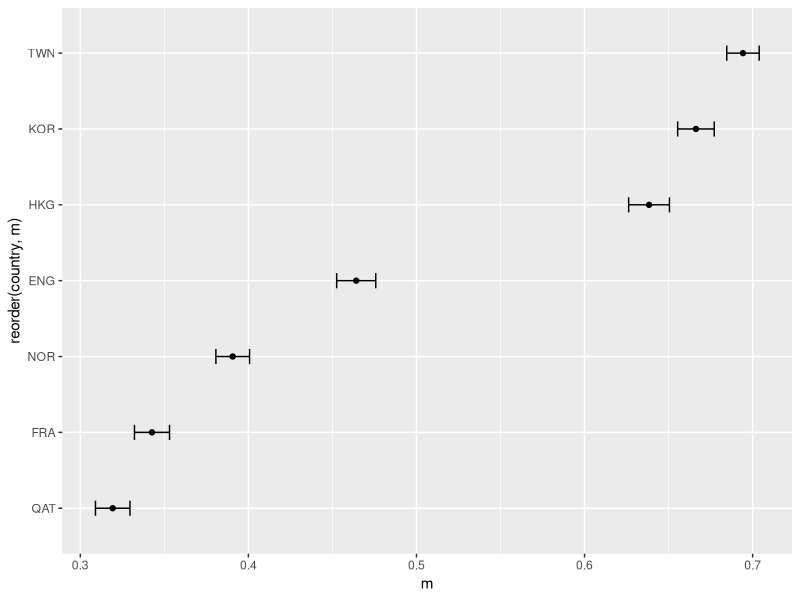
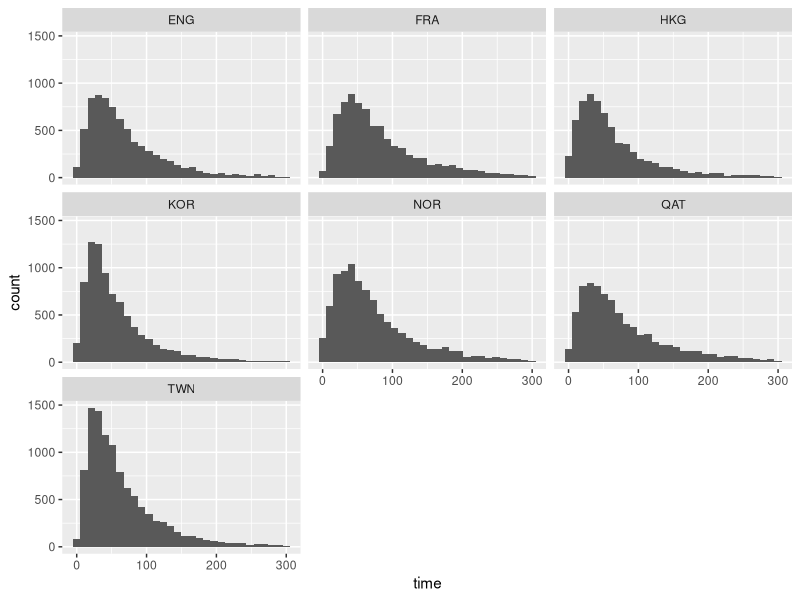
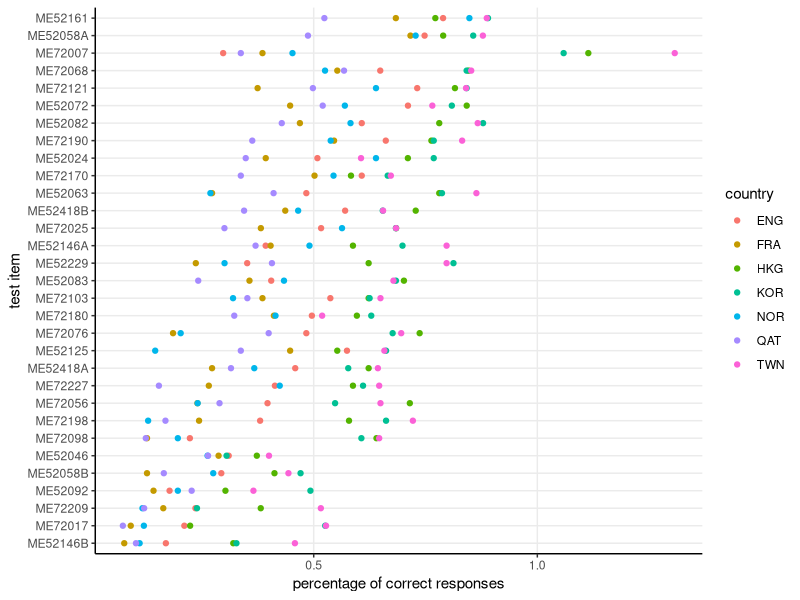
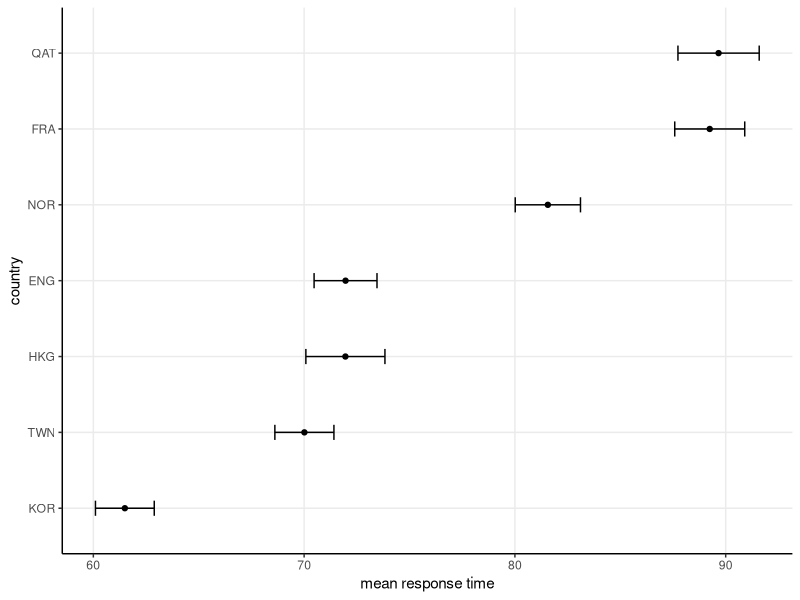
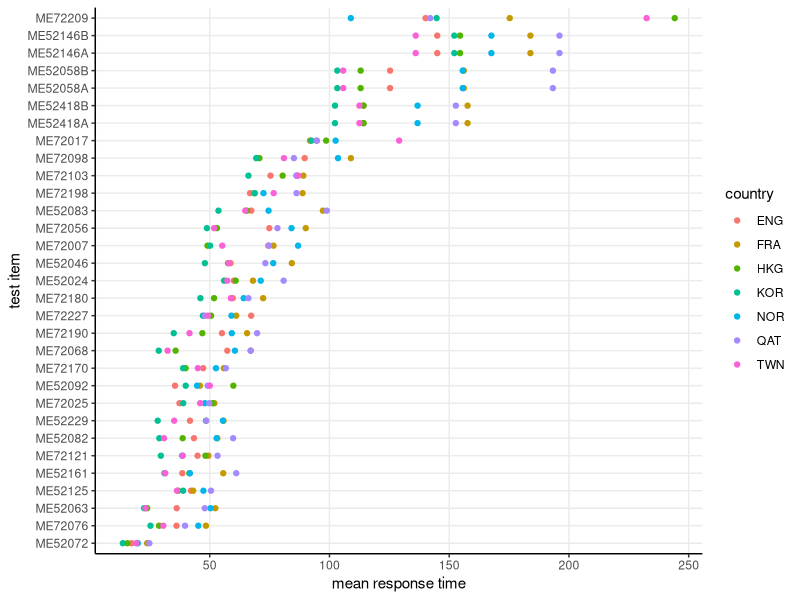
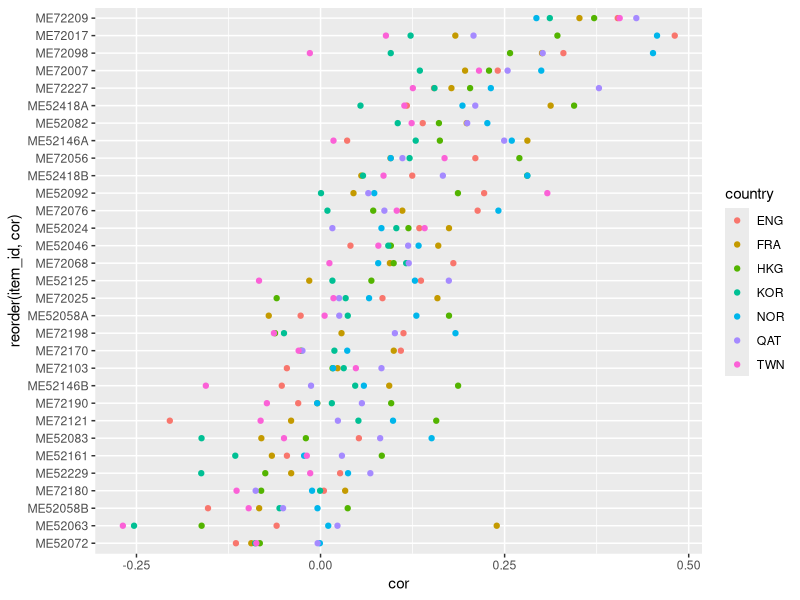
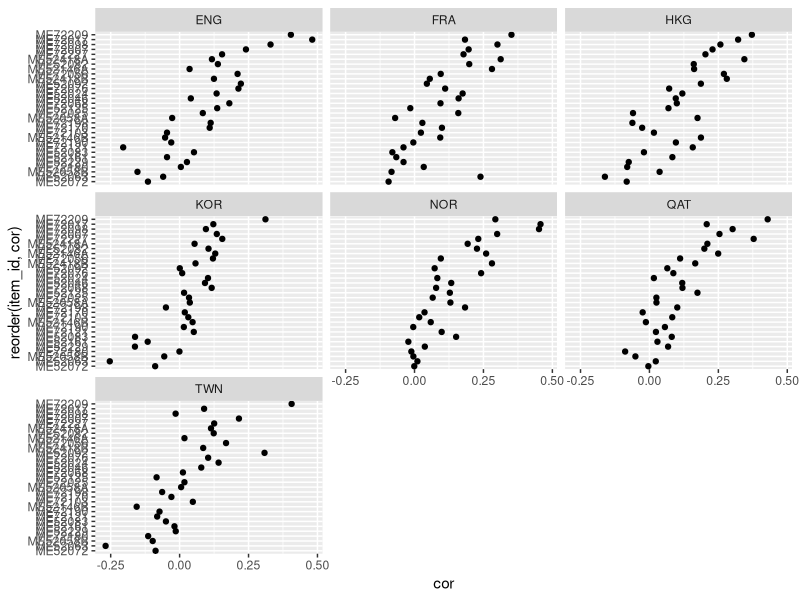
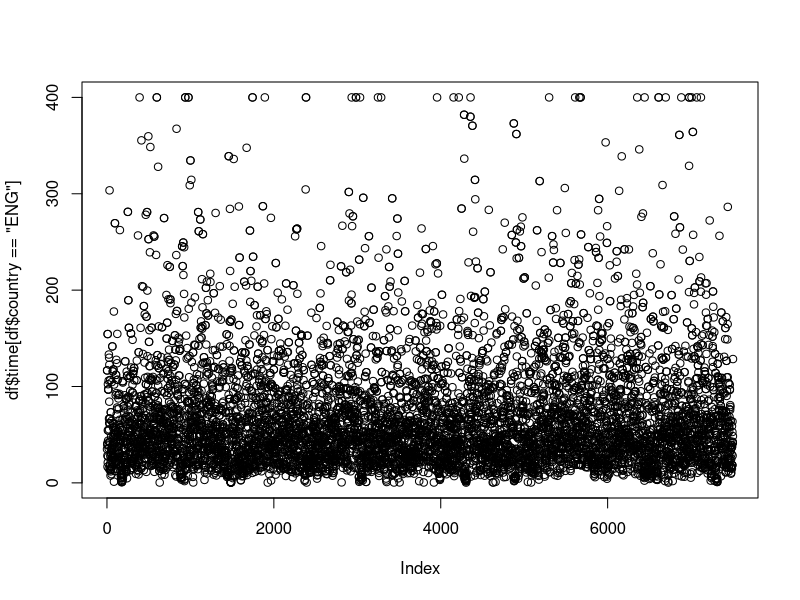

The R source for these figures, in order:

### Descriptive statistics ###
##############################


### 1. Packages and data ###

# Needed packages
library(tidyverse)
library(lubridate)

# Load in data
foo <- read_csv("../../2. Data/2.2 Preprocessed data/mimic_df_raw_times.csv")

foo$tot <- apply(foo[,15:45], 1, sum)
foo$mean.time <- apply(foo[,46:76], 1, mean, na.rm = TRUE)

### 2. Adjustments to data frame before analyses ###

# Select relevant columns
df <- foo |> 
  select(person_id, country = IDCNTRY, school = IDSCHOOL, gender = ITSEX, ME52024: ME72209t)
glimpse(df)

# responses
responses = df |> 
  select(person_id:ME72209)

responses = responses |> 
  pivot_longer(cols = starts_with("ME"),
               names_to = "item_id",
               values_to = "response")

# respons times + in good format
times = df |> 
  select(person_id:gender, ME52024t: ME72209t)

times = times |> 
  pivot_longer(cols = starts_with("ME"),
               names_to = "item_id",
               values_to = "time")

times = times |> 
  mutate(item_id = gsub('.{1}$', '', item_id))

dim(times)
dim(responses)

# Merging dFs
df = responses |> 
  inner_join(times)
dim(df)


### 3. Descriptive plots ###

# Plot of mean country accuracy
df |> 
  group_by(country) |> 
  dplyr::summarise(m = mean(response, na.rm = T),
            sd = sd(response, na.rm =T),
            n = n()) |> 
  ggplot(aes( x= reorder(country, m), y = m))+
  geom_point()+
  geom_errorbar(aes(ymin = m-sd/ sqrt(n)*2, ymax = m+sd/ sqrt(n)*2), width = 0.2)+
  coord_flip()

# Histograms of response times per country
df |>
  filter(time< 300) |> 
  ggplot(aes( x= time))+
  geom_histogram()+
  facet_wrap( ~ country)

# Figure 3 for the Thesis
# Plot of percentage correct answers by item per country
df |> 
  group_by(country, item_id) |> 
  dplyr::summarise(m = mean(response, na.rm = T)) |> 
  ggplot(aes( x= reorder(item_id, m), y = m))+
  geom_point(aes(col = country))+
  coord_flip() + 
  ylab("percentage of correct responses") +
  xlab("test item") +
  theme_bw() +
  theme(axis.line = element_line(color='black'),
        plot.background = element_blank(),
        panel.grid.minor = element_blank(),
        panel.border = element_blank())

# Plot of mean response time per country
df |> 
  group_by(country) |> 
  dplyr::summarise(m = mean(time, na.rm = T),
            sd = sd(time, na.rm =T),
            n = n()) |> 
  ggplot(aes( x= reorder(country, m), y = m))+
  geom_point()+
  geom_errorbar(aes(ymin = m-sd/ sqrt(n)*2, ymax = m+sd/ sqrt(n)*2), width = 0.2)+
  coord_flip() +
ylab("mean response time") +
  xlab("country") +
  theme_bw() +
  theme(axis.line = element_line(color='black'),
        plot.background = element_blank(),
        panel.grid.minor = element_blank(),
        panel.border = element_blank())


# Figure 4 of Thesis
# Plot of mean response time by item per country

df |> 
  group_by(country, item_id) |> 
  dplyr::summarise(m = mean(time, na.rm = T)) |> 
  ggplot(aes( x= reorder(item_id, m), y = m))+
  geom_point(aes(col = country))+
  coord_flip() +
  ylab("mean response time") +
  xlab("test item") +
  theme_bw() +
  theme(axis.line = element_line(color='black'),
        plot.background = element_blank(),
        panel.grid.minor = element_blank(),
        panel.border = element_blank())

# Correlations between speed and correct answer
df |> 
  group_by(country, item_id) |>
  dplyr::summarize(cor = cor(response, time, use = "complete.obs")) |> 
  ggplot(aes(x = reorder(item_id, cor),y = cor))+
  geom_point(aes(col = country))+
  coord_flip()

# plot of correlation per item per country
df |> 
  group_by(country, item_id) |>
  dplyr::summarize(cor = cor(response, time, use = "complete.obs")) |> 
  ggplot(aes(x = reorder(item_id, cor),y = cor))+
  geom_point()+
  coord_flip()+
  facet_wrap(~country)


### 4. General descriptive Statistics ###

# Overall correlation between accuracy and correct response
cor(foo$tot, foo$mean.time, use = "complete.obs") # 0.0029


# Summary statistics on item level per country
summary.stats <- as.data.frame(df) %>% dplyr::group_by(country,item_id) %>% dplyr::summarise(p.value = mean(response), mean.time = mean(time, na.rm = TRUE), correlation = cor(response, time, use = "complete.obs"))
View(summary.stats)

# Summary statistics per country
big.sum <- summary.stats %>% group_by(country) %>% dplyr::summarise("Time" = mean(mean.time), "Acc" = mean(p.value))
View(big.sum)

# Correlation between accuracy and response time on country level
cor(big.sum$Time, big.sum$Acc) #  -0.90976


### 5. Summary statistics per item (Table 4) ###

# Summary statistics per item
summs <- df %>% group_by(item_id) %>% dplyr::summarise(cor = cor(time, response, use = "complete.obs"), acc = mean(response, na.rm = TRUE), time = mean(time, na.rm = TRUE))

View(summs)


### 6. Summary statistics per country (Table 3) ###

# Country accuracy
df %>% group_by(country) %>% dplyr::summarise(mean(response), sd(response))

# Country correct number of items
foo %>% group_by(IDCNTRY) %>% dplyr::summarise(mean(tot), sd(tot))

# Recode unrealistic times
df$time <- ifelse(df$time > 400, 400, df$time)
plot(df$time[df$country == "ENG"])

# Response times for table 3 summary statistics
df %>% group_by(country)%>% dplyr::summarise(mean = mean(time, na.rm = T), sd = sd(time, na.rm = T))


### 7. Session info ###

# Obtain sessionInfo
sessionInfo()
